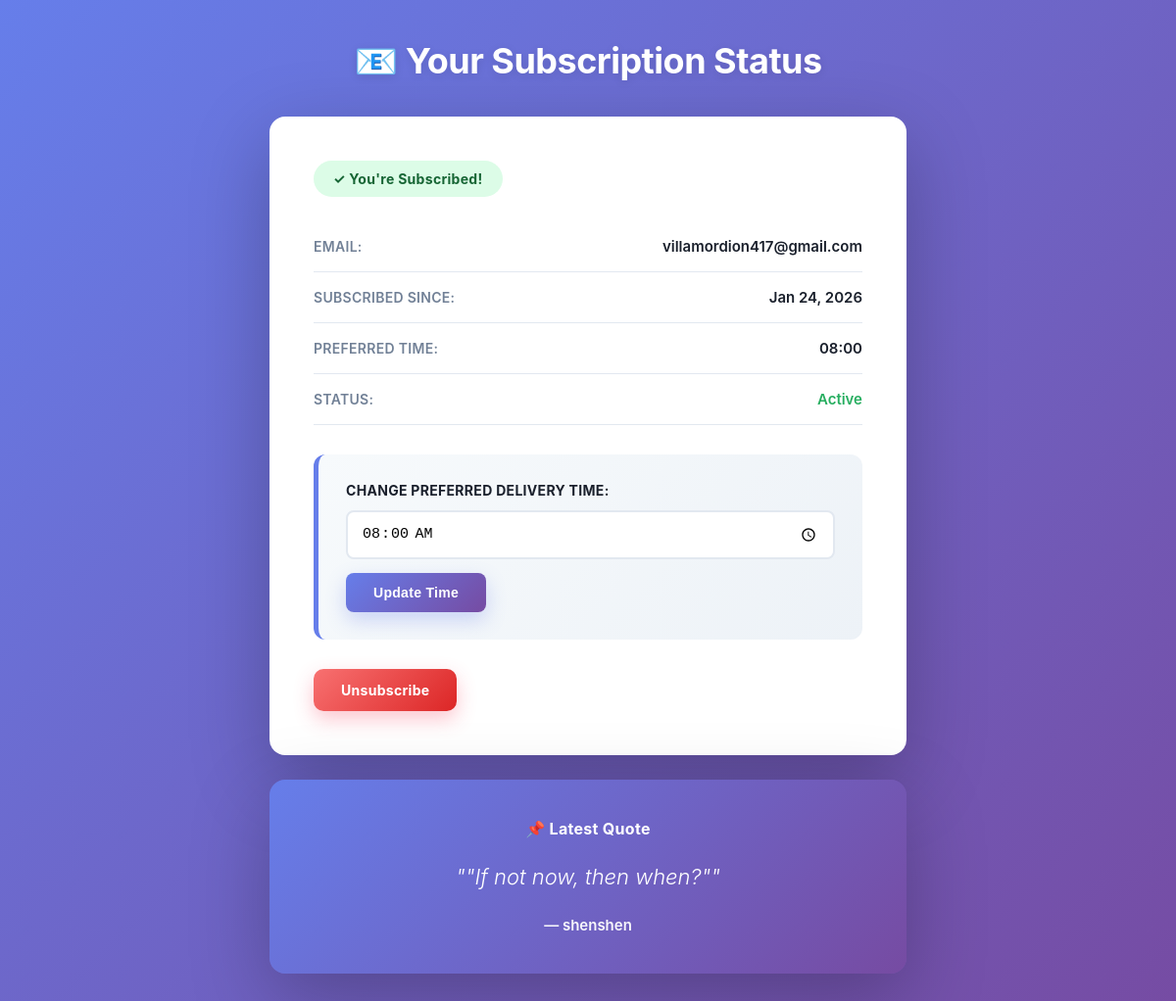
Page /quotes/status/ (signed in) on the committed database.
### motivational_quotes/models.py (models this page shows, shortened)
class Subscription(models.Model):
    user = models.OneToOneField(User, on_delete=models.CASCADE, related_name='quote_subscription')
    email = models.EmailField()
    is_active = models.BooleanField(default=True)
    subscribed_at = models.DateTimeField(auto_now_add=True)
    unsubscribed_at = models.DateTimeField(null=True, blank=True)
    preferred_time = models.TimeField(
        default='08:00',
        help_text="Preferred time to receive quotes (HH:MM format)"
    )
    class Meta:
        verbose_name_plural = "Subscriptions"

class Quote(models.Model):
    text = models.TextField(help_text="The quote text")
    author = models.CharField(max_length=255, blank=True, help_text="Author of the quote")
    category = models.CharField(
        max_length=50,
        choices=[
            ('motivation', 'Motivation'),
            ('success', 'Success'),
            ('perseverance', 'Perseverance'),
            ('courage', 'Courage'),
            ('inspiration', 'Inspiration'),
            ('growth', 'Growth'),
            ('wisdom', 'Wisdom'),
        ],
        default='motivation'
    )
    created_at = models.DateTimeField(auto_now_add=True)
    updated_at = models.DateTimeField(auto_now=True)
    is_active = models.BooleanField(default=True, help_text="Include in daily send")
    class Meta:
        ordering = ['-created_at']
        verbose_name_plural = "Quotes"

### motivational_quotes/views.py (the view)
# urls.py: path('status/', views.subscription_status, name='quote_subscription_status'),
@login_required
def subscription_status(request):
    try:
        subscription = Subscription.objects.get(user=request.user)
    except Subscription.DoesNotExist:
        subscription = None
    context = {
        'subscription': subscription,
        'latest_quote': Quote.objects.filter(is_active=True).first(),
    }
    return render(request, 'motivational_quotes/status.html', context)

### motivational_quotes/templates/motivational_quotes/status.html (shortened to what this page needs)
<!DOCTYPE html>
<html lang="en">
<head>
</head>
<body>
    <div class="container">
        <h1>📧 Your Subscription Status</h1>
        {% if subscription %}
            <div class="card">
                {% if subscription.is_active %}
                    <span class="status-badge active">✓ You're Subscribed!</span>
                {% else %}
                    <span class="status-badge inactive">✗ Unsubscribed</span>
                {% endif %}
                <div class="info-row">
                    <span class="info-label">Email:</span>
                    <span class="info-value">{{ subscription.email }}</span>
                </div>
                <div class="info-row">
                    <span class="info-label">Subscribed Since:</span>
                    <span class="info-value">{{ subscription.subscribed_at|date:"M d, Y" }}</span>
                </div>
                <div class="info-row">
                    <span class="info-label">Preferred Time:</span>
                    <span class="info-value">{{ subscription.preferred_time|time:"H:i" }}</span>
                </div>
                <div class="info-row">
                    <span class="info-label">Status:</span>
                    <span class="info-value">
                        {% if subscription.is_active %}
                            <span style="color: #27ae60;">Active</span>
                        {% else %}
                            <span style="color: #e74c3c;">Inactive</span>
                        {% endif %}
                    </span>
                </div>
                <div class="time-picker">
                    <form method="POST" action="{% url 'update_quote_time' %}">
                        <label for="preferred_time">Change Preferred Delivery Time:</label>
                        <input type="time" id="preferred_time" name="preferred_time" value="{{ subscription.preferred_time|time:'H:i' }}" required>
                        <button type="submit">Update Time</button>
                    </form>
                </div>
                <div class="buttons">
                    {% if subscription.is_active %}
                        <a href="{% url 'unsubscribe_quotes' %}" class="btn btn-danger">Unsubscribe</a>
                    {% else %}
                        <form method="POST" action="{% url 'subscribe_quotes' %}" style="width: 100%;">
                            {% csrf_token %}
                            <button type="submit" class="btn btn-primary" style="width: 100%;">Resubscribe</button>
                        </form>
                    {% endif %}
                </div>
            </div>
            {% if latest_quote %}
                <div class="quote-section">
                    <h3>📌 Latest Quote</h3>
                    <div class="quote-text">
                        "{{ latest_quote.text }}"
                    </div>
                    <div class="quote-author">
                        — {{ latest_quote.author }}
                    </div>
                </div>
            {% endif %}
        {% endif %}
    </div>
</body>
</html>

### motivational_quotes/templates/motivational_quotes/status.html (style rules this page uses)
* { margin: 0; padding: 0; box-sizing: border-box; }
body { font-family: 'Inter', 'Segoe UI', Tahoma, Geneva, Verdana, sans-serif; background: linear-gradient(135deg, #667eea 0%, #764ba2 100%); padding: 40px 20px; min-height: 100vh; }
.container { max-width: 650px; margin: 0 auto; }
h1 { color: white; margin-bottom: 35px; text-align: center; font-size: 36px; font-weight: 700; letter-spacing: -0.5px; text-shadow: 0 2px 10px rgba(0, 0, 0, 0.1); }
.card { background: white; border-radius: 16px; box-shadow: 0 25px 80px rgba(0, 0, 0, 0.25); padding: 45px; margin-bottom: 25px; animation: slideUp 0.5s ease-out; }
.status-badge { display: inline-block; padding: 10px 20px; border-radius: 20px; font-weight: 700; margin-bottom: 25px; font-size: 14px; letter-spacing: 0.3px; }
.status-badge.active { background: #dcfce7; color: #166534; }
.info-row { display: flex; justify-content: space-between; align-items: center; padding: 16px 0; border-bottom: 1px solid #e2e8f0; }
.info-label { color: #718096; font-weight: 600; font-size: 14px; letter-spacing: 0.3px; text-transform: uppercase; }
.info-value { color: #1a202c; font-weight: 600; font-size: 15px; }
.buttons { display: flex; gap: 12px; margin-top: 30px; flex-wrap: wrap; }
.btn { padding: 13px 28px; border: none; border-radius: 10px; font-size: 14px; font-weight: 700; cursor: pointer; text-decoration: none; display: inline-block; transition: all 0.3s ease; letter-spacing: 0.3px; position: relative; overflow: hidden; }
.btn::before { content: ''; position: absolute; top: 0; left: -100%; width: 100%; height: 100%; background: rgba(255, 255, 255, 0.2); transition: left 0.3s ease; z-index: -1; }
.btn-danger { background: linear-gradient(135deg, #f87171 0%, #dc2626 100%); color: white; box-shadow: 0 8px 20px rgba(244, 63, 94, 0.3); }
.time-picker { margin-top: 30px; padding: 28px; background: linear-gradient(135deg, #f7fafc 0%, #edf2f7 100%); border-radius: 12px; border-left: 5px solid #667eea; }
.time-picker label { display: block; margin-bottom: 12px; color: #1a202c; font-weight: 700; font-size: 14px; letter-spacing: 0.3px; text-transform: uppercase; }
.time-picker input { padding: 12px 14px; border: 2px solid #e2e8f0; border-radius: 8px; font-size: 15px; background: white; transition: all 0.3s ease; width: 100%; }
.time-picker button { margin-top: 14px; padding: 12px 28px; background: linear-gradient(135deg, #667eea 0%, #764ba2 100%); color: white; border: none; border-radius: 8px; cursor: pointer; font-weight: 700; font-size: 14px; transition: all 0.3s ease; box-shadow: 0 8px 20px rgba(102, 126, 234, 0.3); letter-spacing: 0.3px; }
.quote-section { background: linear-gradient(135deg, #667eea 0%, #764ba2 100%); color: white; padding: 40px; border-radius: 16px; margin-bottom: 25px; text-align: center; box-shadow: 0 25px 80px rgba(0, 0, 0, 0.25); transition: all 0.3s ease; }
.quote-section h3 { font-size: 16px; margin-bottom: 20px; font-weight: 700; letter-spacing: 0.3px; }
.quote-text { font-size: 22px; font-style: italic; margin-bottom: 20px; line-height: 1.8; font-weight: 300; }
.quote-author { font-size: 15px; opacity: 0.95; font-weight: 600; }

### rows in the picture
Subscription: email "villamordion417@gmail.com", subscribed_at "Jan 24, 2026", preferred_time "08:00"
Quote: text "\"If not now, then when?\"", author "shenshen"
